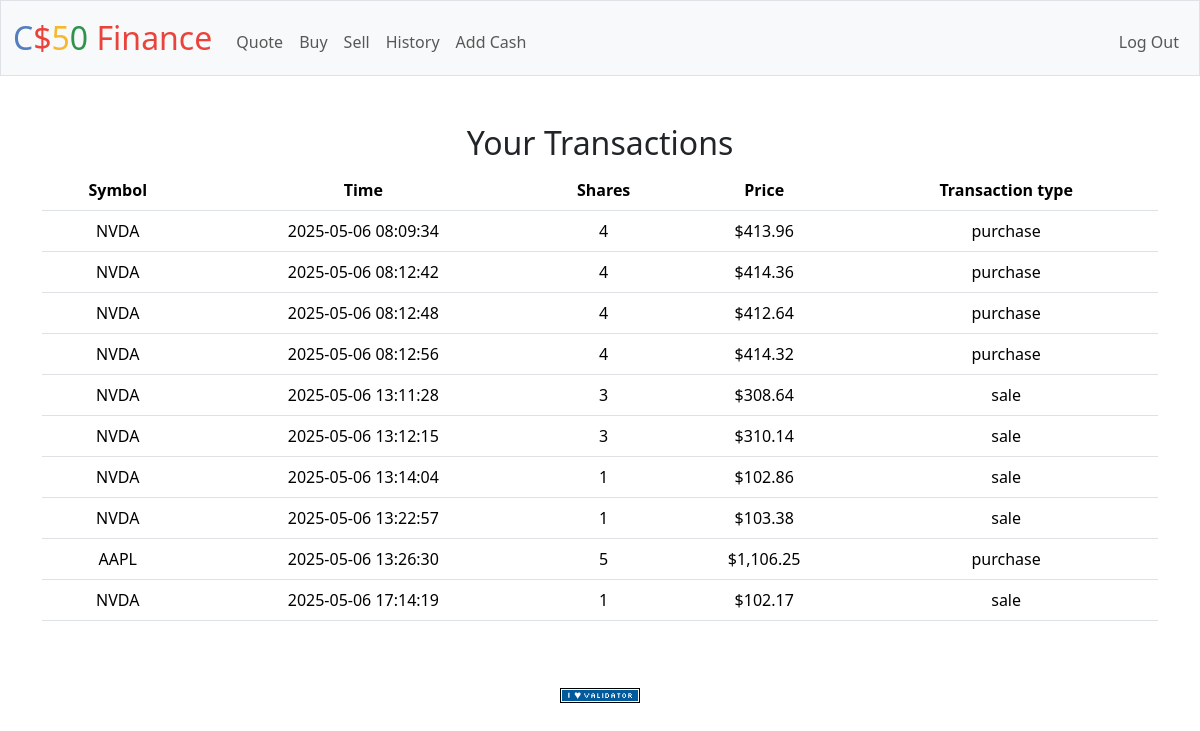
Screenshot of /history (signed in) with the database file from the repository.
### tables this page shows
CREATE TABLE transactions (id INTEGER PRIMARY KEY AUTOINCREMENT, user_id int, symbol text, time datetime, shares int, price numeric, type text);

### app.py (the view)
@app.route("/history")
@login_required
def history():
    table = db.execute("SELECT * FROM transactions WHERE user_id = ?", session["user_id"])
    return render_template('history.html', table=table)

### app.py (called while the page is built)
@app.after_request
def after_request(response):
    response.headers["Cache-Control"] = "no-cache, no-store, must-revalidate"
    response.headers["Expires"] = 0
    response.headers["Pragma"] = "no-cache"
    return response

### helpers.py (called while the page is built)
def login_required(f):
    @wraps(f)
    def decorated_function(*args, **kwargs):
        if session.get("user_id") is None:
            return redirect("/login")
        return f(*args, **kwargs)
    return decorated_function

def usd(value):
    return f"${value:,.2f}"

### templates/history.html (shortened to what this page needs)
{% extends "layout.html" %}
{% block main %}
    <h2>Your Transactions</h2>
    <table class='table'>
        <thead>
            <tr>
                <th>Symbol</th>
                <th>Time</th>
                <th>Shares</th>
                <th>Price</th>
                <th>Transaction type</th>
            </tr>
        </thead>
        <tbody>
            {% for row in table %}
                <tr>
                    <td>{{ row.symbol }}</td>
                    <td>{{ row.time }}</td>
                    <td>{{ row.shares }}</td>
                    <td>{{ row.price | usd }}</td>
                    <td>{{ row.type }}</td>
                </tr>
            {% endfor %}
        </tbody>
    </table>
{% endblock %}

### templates/layout.html (shortened to what this page needs)
<!DOCTYPE html>
<html lang="en">
    <head>
        <link href="https://cdn.jsdelivr.net/npm/bootstrap@5.3.3/dist/css/bootstrap.min.css" rel="stylesheet">
        <link href="/static/styles.css" rel="stylesheet">
    </head>
    <body>
        <nav class="bg-light border navbar navbar-expand-md navbar-light">
            <div class="container-fluid">
                <a class="navbar-brand" href="/"><span class="blue">C</span><span class="red">$</span><span class="yellow">5</span><span class="green">0</span> <span class="red">Finance</span></a>
                <div class="collapse navbar-collapse" id="navbar">
                    {% if session["user_id"] %}
                        <ul class="navbar-nav me-auto mt-2">
                            <li class="nav-item"><a class="nav-link" href="/quote">Quote</a></li>
                            <li class="nav-item"><a class="nav-link" href="/buy">Buy</a></li>
                            <li class="nav-item"><a class="nav-link" href="/sell">Sell</a></li>
                            <li class="nav-item"><a class="nav-link" href="/history">History</a></li>
                            <li class="nav-item"><a class="nav-link" href="/add">Add Cash</a></li>
                        </ul>
                        <ul class="navbar-nav ms-auto mt-2">
                            <li class="nav-item"><a class="nav-link" href="/logout">Log Out</a></li>
                        </ul>
                    {% else %}
                        <ul class="navbar-nav ms-auto mt-2">
                            <li class="nav-item"><a class="nav-link" href="/register">Register</a></li>
                            <li class="nav-item"><a class="nav-link" href="/login">Log In</a></li>
                        </ul>
                    {% endif %}
                </div>
            </div>
        </nav>
        <main class="container py-5 text-center">
            {% block main %}
            {% endblock %}
        </main>
        <footer class="mb-5">
            <form action="https://validator.w3.org/check" class="text-center" enctype="multipart/form-data" method="post" target="_blank">
                <input alt="Validate" src="/static/I_heart_validator.png" type="image">
            </form>
        </footer>
    </body>
</html>

### static/styles.css (style rules this page uses)
nav .navbar-brand { font-size: xx-large; }
nav .navbar-brand .blue { color: #537fbe; }
nav .navbar-brand .red { color: #ea433b; }
nav .navbar-brand .yellow { color: #f5b82e; }
nav .navbar-brand .green { color: #2e944b; }

### rows the page displays
transactions: symbol "NVDA", time "2025-05-06 08:09:34", shares "4", price "$413.96", type "purchase"
transactions: symbol "NVDA", time "2025-05-06 08:12:42", shares "4", price "$414.36", type "purchase"
transactions: symbol "NVDA", time "2025-05-06 08:12:48", shares "4", price "$412.64", type "purchase"
transactions: symbol "NVDA", time "2025-05-06 08:12:56", shares "4", price "$414.32", type "purchase"
transactions: symbol "NVDA", time "2025-05-06 13:11:28", shares "3", price "$308.64", type "sale"
transactions: symbol "NVDA", time "2025-05-06 13:12:15", shares "3", price "$310.14", type "sale"
transactions: symbol "NVDA", time "2025-05-06 13:14:04", shares "1", price "$102.86", type "sale"
transactions: symbol "NVDA", time "2025-05-06 13:22:57", shares "1", price "$103.38", type "sale"
transactions: symbol "AAPL", time "2025-05-06 13:26:30", shares "5", price "$1,106.25", type "purchase"
transactions: symbol "NVDA", time "2025-05-06 17:14:19", shares "1", price "$102.17", type "sale"
